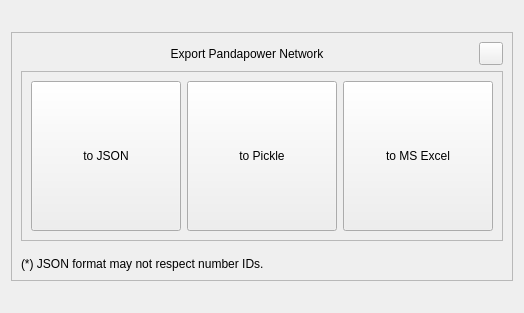
<?xml version="1.0" encoding="UTF-8"?>
<ui version="4.0">
 <class>Dialog</class>
 <widget class="QDialog" name="Dialog">
  <property name="geometry">
   <rect>
    <x>0</x>
    <y>0</y>
    <width>522</width>
    <height>313</height>
   </rect>
  </property>
  <property name="windowTitle">
   <string>Export Pandapower Network</string>
  </property>
  <layout class="QVBoxLayout" name="verticalLayout">
   <item>
    <spacer name="verticalSpacer_2">
     <property name="orientation">
      <enum>Qt::Vertical</enum>
     </property>
     <property name="sizeHint" stdset="0">
      <size>
       <width>20</width>
       <height>40</height>
      </size>
     </property>
    </spacer>
   </item>
   <item>
    <widget class="QFrame" name="frame_2">
     <property name="frameShape">
      <enum>QFrame::StyledPanel</enum>
     </property>
     <property name="frameShadow">
      <enum>QFrame::Raised</enum>
     </property>
     <layout class="QVBoxLayout" name="verticalLayout_2">
      <item>
       <layout class="QHBoxLayout" name="horizontalLayout_2">
        <item>
         <widget class="QLabel" name="label">
          <property name="text">
           <string>Export Pandapower Network</string>
          </property>
          <property name="alignment">
           <set>Qt::AlignCenter</set>
          </property>
         </widget>
        </item>
        <item>
         <widget class="QToolButton" name="btn_close">
          <property name="focusPolicy">
           <enum>Qt::NoFocus</enum>
          </property>
          <property name="text">
           <string/>
          </property>
         </widget>
        </item>
       </layout>
      </item>
      <item>
       <widget class="QFrame" name="frame">
        <property name="frameShape">
         <enum>QFrame::StyledPanel</enum>
        </property>
        <property name="frameShadow">
         <enum>QFrame::Raised</enum>
        </property>
        <layout class="QHBoxLayout" name="horizontalLayout">
         <item>
          <widget class="QToolButton" name="btnJSON">
           <property name="minimumSize">
            <size>
             <width>150</width>
             <height>150</height>
            </size>
           </property>
           <property name="text">
            <string>to JSON</string>
           </property>
           <property name="iconSize">
            <size>
             <width>48</width>
             <height>48</height>
            </size>
           </property>
           <property name="toolButtonStyle">
            <enum>Qt::ToolButtonTextUnderIcon</enum>
           </property>
          </widget>
         </item>
         <item>
          <widget class="QToolButton" name="btnPickle">
           <property name="minimumSize">
            <size>
             <width>150</width>
             <height>150</height>
            </size>
           </property>
           <property name="text">
            <string>to Pickle</string>
           </property>
           <property name="iconSize">
            <size>
             <width>48</width>
             <height>48</height>
            </size>
           </property>
           <property name="toolButtonStyle">
            <enum>Qt::ToolButtonTextUnderIcon</enum>
           </property>
          </widget>
         </item>
         <item>
          <widget class="QToolButton" name="btnExcel">
           <property name="minimumSize">
            <size>
             <width>150</width>
             <height>150</height>
            </size>
           </property>
           <property name="text">
            <string>to MS Excel</string>
           </property>
           <property name="iconSize">
            <size>
             <width>48</width>
             <height>48</height>
            </size>
           </property>
           <property name="toolButtonStyle">
            <enum>Qt::ToolButtonTextUnderIcon</enum>
           </property>
          </widget>
         </item>
        </layout>
       </widget>
      </item>
      <item>
       <spacer name="verticalSpacer_3">
        <property name="orientation">
         <enum>Qt::Vertical</enum>
        </property>
        <property name="sizeType">
         <enum>QSizePolicy::Fixed</enum>
        </property>
        <property name="sizeHint" stdset="0">
         <size>
          <width>20</width>
          <height>10</height>
         </size>
        </property>
       </spacer>
      </item>
      <item>
       <widget class="QLabel" name="label_2">
        <property name="text">
         <string>(*) JSON format may not respect number IDs.</string>
        </property>
       </widget>
      </item>
     </layout>
    </widget>
   </item>
   <item>
    <spacer name="verticalSpacer">
     <property name="orientation">
      <enum>Qt::Vertical</enum>
     </property>
     <property name="sizeHint" stdset="0">
      <size>
       <width>20</width>
       <height>40</height>
      </size>
     </property>
    </spacer>
   </item>
  </layout>
 </widget>
 <resources/>
 <connections>
  <connection>
   <sender>btn_close</sender>
   <signal>clicked()</signal>
   <receiver>Dialog</receiver>
   <slot>reject()</slot>
   <hints>
    <hint type="sourcelabel">
     <x>468</x>
     <y>39</y>
    </hint>
    <hint type="destinationlabel">
     <x>416</x>
     <y>5</y>
    </hint>
   </hints>
  </connection>
 </connections>
</ui>
